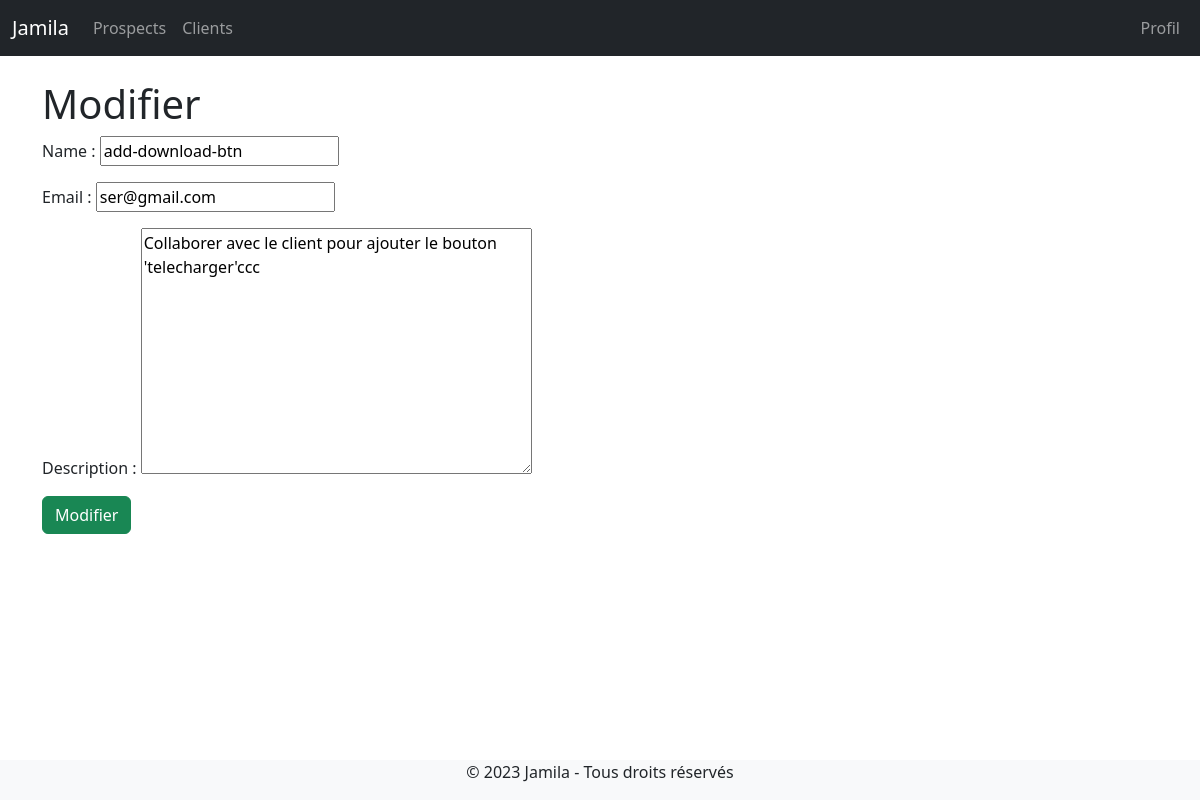
Before: /client/4/edit/ (signed in) with the older database file.
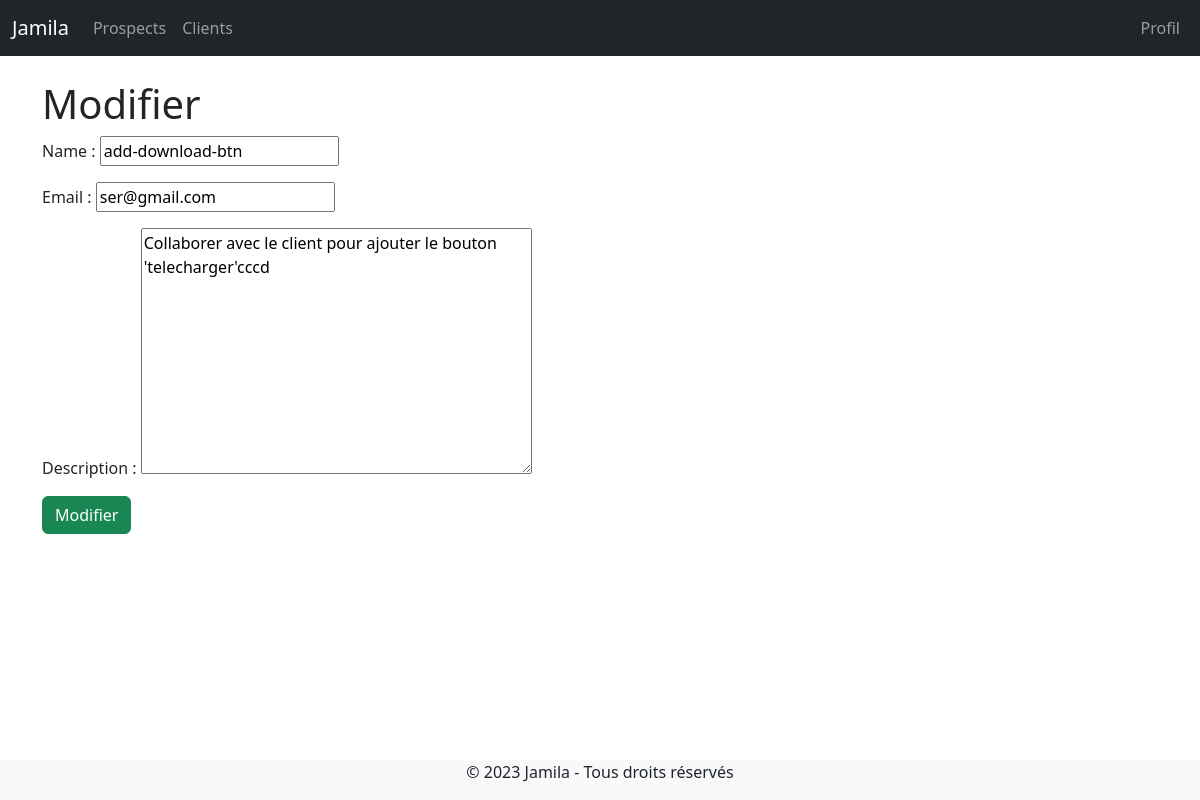
After: the same page with the newer database file.
### client/models.py (models this page shows, shortened)
class Client(models.Model):
    team=models.ForeignKey(Team, related_name='teams', on_delete=models.CASCADE)
    name = models.CharField(max_length=255)
    email = models.EmailField()
    description = models.TextField(blank=True, null=True)
    created_by = models.ForeignKey(User, related_name='clients', on_delete=models.CASCADE)
    created_at = models.DateTimeField(auto_now_add=True)
    modified_at = models.DateTimeField(auto_now=True)
    class Meta:
        ordering= ('name',)

### client/views.py (the view)
# urls.py: path("<int:pk>/edit/", views.clients_edit, name="clients_edit"),
@login_required
def clients_edit(request, pk):
    client = get_object_or_404(Client, created_by=request.user, pk=pk)
    if request.method == 'POST':
        form = AddClientForm(request.POST, instance=client)
        if form.is_valid():
            form.save()
            messages.success(request, 'Les changements ont été effectués')
            return redirect('client:clients_list')
    else:
        form=AddClientForm(instance=client)
        return render(request, 'clients_edit.html', {'form': form})

### client/forms.py
class AddClientForm(forms.ModelForm):
    class Meta:
        model = Client
        fields = ('name', 'email', 'description', )

### client/templates/clients_edit.html (shortened to what this page needs)
{% extends 'base.html' %}
{% block content %}
<div class="py-6 px-6">
    <h1 class="text-xl"> Modifier </h1>
    <form method="post" action=".">
        {{ form.as_p }}
        <button type="submit" class="btn btn-success">Modifier</button>
    </form>
</div>
{% endblock %}

Changed rows visible on the page:
changed Client "add-download-btn": description "Collaborer avec le client pour ajouter le bouton 'telecharger'ccc" → "Collaborer avec le client pour ajouter le bouton 'telecharger'cccd"
